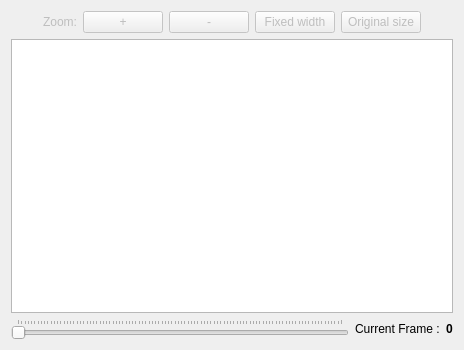
<ui version="4.0" >
 <class>ImageViewer</class>
 <widget class="QWidget" name="ImageViewer" >
  <property name="geometry" >
   <rect>
    <x>0</x>
    <y>0</y>
    <width>464</width>
    <height>350</height>
   </rect>
  </property>
  <property name="sizePolicy" >
   <sizepolicy vsizetype="Expanding" hsizetype="Expanding" >
    <horstretch>0</horstretch>
    <verstretch>0</verstretch>
   </sizepolicy>
  </property>
  <property name="windowTitle" >
   <string>Form</string>
  </property>
  <layout class="QVBoxLayout" name="verticalLayout_2" >
   <item>
    <layout class="QVBoxLayout" name="verticalLayout" >
     <item>
      <layout class="QHBoxLayout" name="horizontalLayout_2" >
       <item>
        <spacer name="horizontalSpacer" >
         <property name="orientation" >
          <enum>Qt::Horizontal</enum>
         </property>
         <property name="sizeHint" stdset="0" >
          <size>
           <width>40</width>
           <height>20</height>
          </size>
         </property>
        </spacer>
       </item>
       <item>
        <widget class="QLabel" name="zoomLabel" >
         <property name="enabled" >
          <bool>false</bool>
         </property>
         <property name="text" >
          <string>Zoom:</string>
         </property>
        </widget>
       </item>
       <item>
        <widget class="QPushButton" name="zoomIn" >
         <property name="enabled" >
          <bool>false</bool>
         </property>
         <property name="text" >
          <string>+</string>
         </property>
        </widget>
       </item>
       <item>
        <widget class="QPushButton" name="zoomOut" >
         <property name="enabled" >
          <bool>false</bool>
         </property>
         <property name="text" >
          <string>-</string>
         </property>
        </widget>
       </item>
       <item>
        <widget class="QPushButton" name="zoomFixed" >
         <property name="enabled" >
          <bool>false</bool>
         </property>
         <property name="text" >
          <string>Fixed width</string>
         </property>
        </widget>
       </item>
       <item>
        <widget class="QPushButton" name="zoomOriginal" >
         <property name="enabled" >
          <bool>false</bool>
         </property>
         <property name="text" >
          <string>Original size</string>
         </property>
        </widget>
       </item>
       <item>
        <spacer name="horizontalSpacer_2" >
         <property name="orientation" >
          <enum>Qt::Horizontal</enum>
         </property>
         <property name="sizeHint" stdset="0" >
          <size>
           <width>40</width>
           <height>20</height>
          </size>
         </property>
        </spacer>
       </item>
      </layout>
     </item>
     <item>
      <widget class="QGraphicsView" name="image" >
       <property name="interactive" >
        <bool>true</bool>
       </property>
       <property name="renderHints" >
        <set>QPainter::SmoothPixmapTransform|QPainter::TextAntialiasing</set>
       </property>
      </widget>
     </item>
     <item>
      <layout class="QHBoxLayout" name="sliderLayout" >
       <item>
        <widget class="QSlider" name="slider" >
         <property name="orientation" >
          <enum>Qt::Horizontal</enum>
         </property>
         <property name="tickPosition" >
          <enum>QSlider::TicksAbove</enum>
         </property>
        </widget>
       </item>
       <item>
        <widget class="QLabel" name="label_2" >
         <property name="text" >
          <string>Current Frame :</string>
         </property>
        </widget>
       </item>
       <item>
        <widget class="QLabel" name="frame_nb" >
         <property name="font" >
          <font>
           <weight>75</weight>
           <bold>true</bold>
          </font>
         </property>
         <property name="text" >
          <string>0</string>
         </property>
        </widget>
       </item>
      </layout>
     </item>
    </layout>
   </item>
  </layout>
 </widget>
 <resources/>
 <connections/>
</ui>
